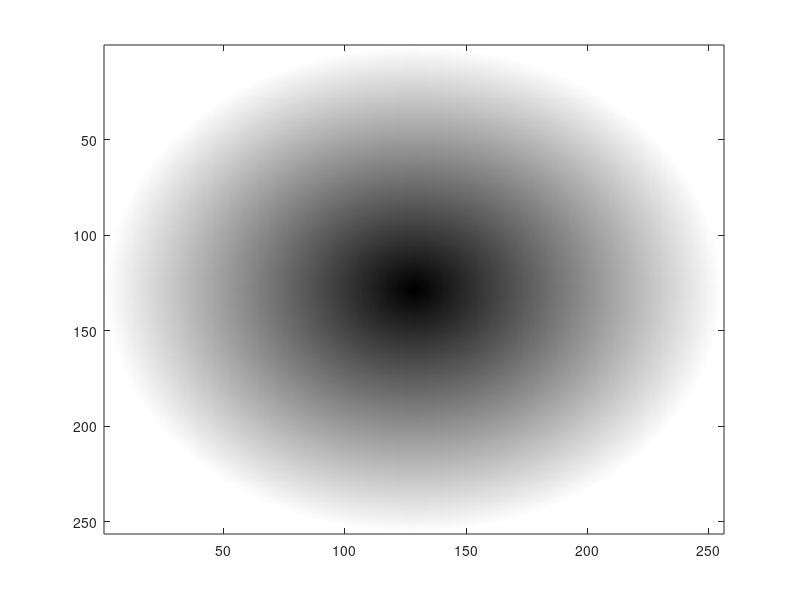

MATLAB code to generate this figure: (Note: this script raises an error after producing the figure.)
%gencmap -- an octave script to generate the colormap bitmap

[x, y] = meshgrid(linspace(-1, 1, 256));

psi = x + i*y;

colormap(gray(256));
intens = imagesc(min(abs(psi), 1));
saveimage("intens_abs.ppm", intens, "ppm");
intens = imagesc(min(atan(abs(psi)*128/30)*2/pi, 1));
saveimage("intens30.ppm", intens, "ppm");
intens = imagesc(min(atan(abs(psi)*128/60)*2/pi, 1));
saveimage("intens60.ppm", intens, "ppm");
intens = imagesc(min(atan(abs(psi)*128/100)*2/pi, 1));
saveimage("intens100.ppm", intens, "ppm");

colormap(hsv2rgb([linspace(0, 1, 256)', ones(256, 1), ones(256, 1)]));
color = imagesc((arg(psi) + pi)/2/pi);
saveimage("color.ppm", color, "ppm");

% now start gimp and merge the two bitmaps by hand
